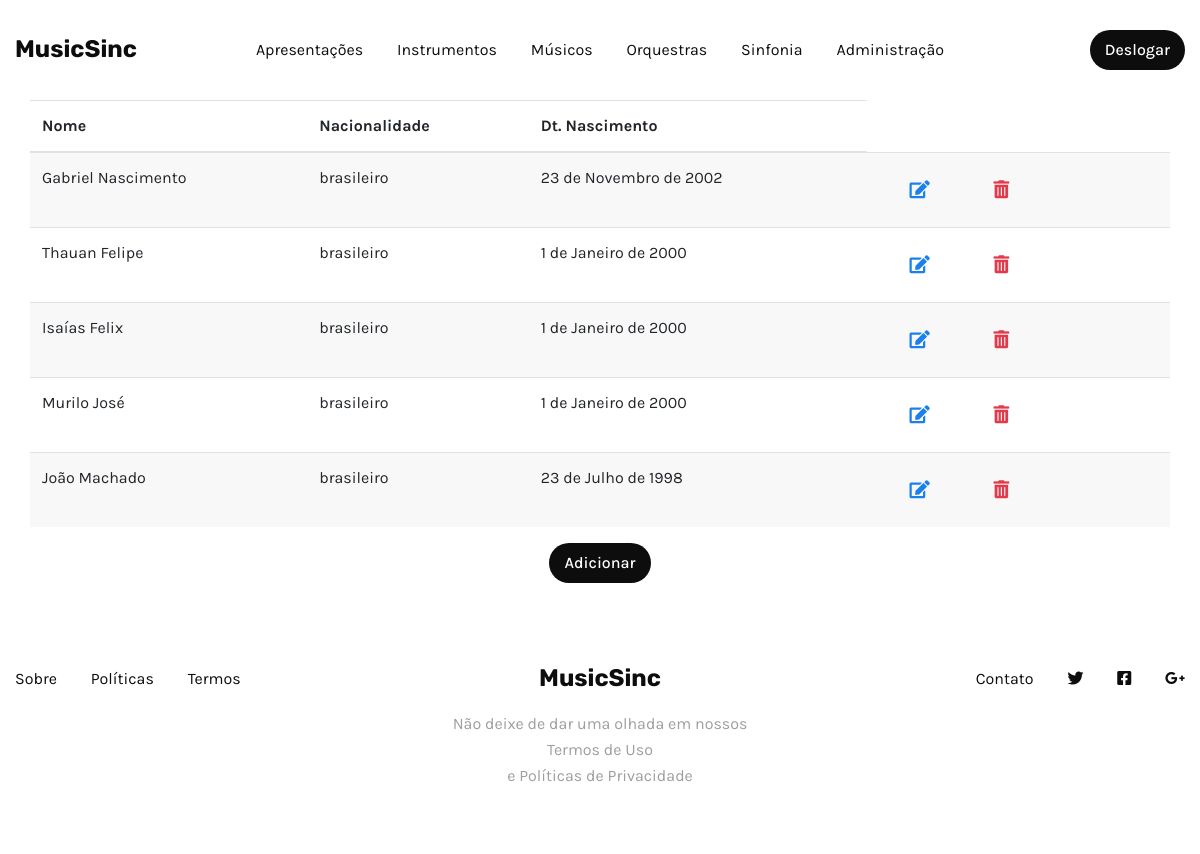
The page /musico/listar/ (signed in) on the database its author committed.
### core/models.py (models this page shows, shortened)
class Musico(models.Model):
    nome = models.CharField(max_length=70)
    nacionalidade = models.CharField(choices=nacionalidade, max_length=20)
    dt_nascimento = models.DateField()
    class Meta:
        verbose_name = 'Musico'
        verbose_name_plural = 'Musicos'

### musico/views.py (the view)
# urls.py: path('listar/', views.MusicoListView.as_view(), name='read'),
class MusicoListView(LoginRequiredMixin, ListView):
    model = Musico
    template_name = 'musico/tabela_musico.html'
    context_object_name = 'musicos'
    login_url='login'

### musico/templates/musico/tabela_musico.html (shortened to what this page needs)
{% extends "base.html" %}
{% block content %}
{% include 'components/nav_tables.html' %}
<div class="container table-container">
  <table class="table table-striped">
    <thead>
      <tr>
        <th scope="col">Nome</th>
        <th scope="col">Nacionalidade</th>
        <th scope="col">Dt. Nascimento</th>
      </tr>
    </thead>
    <tbody>
      {% for m in musicos %}
      <tr>
        <td>{{ m.nome }}</td>
        <td>{{ m.nacionalidade }}</td>
        <td>{{ m.dt_nascimento }}</td>
        <td>
          <a href="{% url 'musico:update' m.id %}" class="btn btn-link edit-btn" title="Editar">
            <i class="fas fa-edit"></i>
          </a>
          <a href="{% url 'musico:delete' m.id %}" class="btn btn-link delete-btn" title="Excluir">
            <i class="fas fa-trash-alt"></i>
          </a>
        </td>
      </tr>
      {% empty %}
      <tr>
        <td colspan="4" class="text-center">
          <h4>Nada aqui para ver</h4>
        </td>
      </tr>
      {% endfor %}
    </tbody>
  </table>
  <div class="col-12 d-flex justify-content-center mt-16">
    <a href="{% url 'musico:create' %}" class="btn sm action-2 f-16">Adicionar</a>
  </div>
</div>
{% endblock %}

### core/templates/base.html (shortened to what this page needs)
{% load static %}
<!DOCTYPE html>
<html lang="pt-br">
<head>
	<link rel="stylesheet" href="https://stackpath.bootstrapcdn.com/bootstrap/4.3.1/css/bootstrap.min.css"
>
	<link rel="stylesheet" type="text/css" href="https://cdn.jsdelivr.net/npm/slick-carousel@1.8.1/slick/slick.css" />
	<link rel="stylesheet" href="https://cdn.jsdelivr.net/gh/fancyapps/fancybox@3.5.7/dist/jquery.fancybox.min.css" />
	<link href="https://unpkg.com/aos@2.3.1/dist/aos.css" rel="stylesheet">
	<link rel="stylesheet" href="https://use.fontawesome.com/releases/v5.8.1/css/all.css"
>
	<link href="{% static  'css/style.css' %}" rel="stylesheet" />
</head>
<body class="d-flex flex-column min-vh-100">
	{% block content %}
	{% endblock %}
	<footer class="footer_1 bg-light pt-75 pb-65 text-center mt-auto">
		<div class="container px-xl-0">
			<div class="row justify-content-between align-items-center lh-40 links">
				<div class="col-lg-4 col-sm-6 text-sm-right text-lg-left order-1 order-lg-0" data-aos-duration="600"
					data-aos="fade-down" data-aos-delay="300">
					<a href="{% url 'sobre' %}" class="mr-15 link color-main">Sobre</a>
					<a href="#" class="mx-15 link color-main">Políticas</a>
					<a href="#" class="mx-15 link color-main">Termos</a>
				</div>
				<div class="mb-10 mb-lg-0 col-lg-auto order-0" data-aos-duration="600" data-aos="fade-down"
					data-aos-delay="0">
					<a href="#" class="logo link color-main">MusicSinc</a>
				</div>
				<div class="col-lg-4 col-sm-6 text-sm-left text-lg-right order-2 order-lg-0" data-aos-duration="600"
					data-aos="fade-down" data-aos-delay="300">
					<a href="#" class="mr-15 link color-main">Contato</a>
					<a href="#" class="mx-15 link color-main"><i class="fab fa-twitter"></i></a>
					<a href="#" class="mx-15 link color-main"><i class="fab fa-facebook-square"></i></a>
					<a href="#" class="ml-15 link color-main"><i class="fab fa-google-plus-g"></i></a>
				</div>
			</div>
			<div class="row justify-content-center">
				<div class="mt-10 col-xl-4 col-lg-5 col-md-6 col-sm-8" data-aos-duration="600" data-aos="fade-down"
					data-aos-delay="0">
					<div class="color-heading text-adaptive">
						Não deixe de dar uma olhada em nossos <a target="_blank"
							href="https://www.youtube.com/watch?v=dQw4w9WgXcQ" class="link color-heading">Termos de
							Uso</a> <br />
						e <a target="_blank" href="#" class="link color-heading">Políticas de Privacidade</a>
					</div>
				</div>
			</div>
		</div>
	</footer>
</body>
</html>

### core/templates/components/nav_tables.html
<nav class="navigation_1 bg-light pt-30 pb-30 text-center">
	<div class="container px-xl-0">
		<div class="row justify-content-center align-items-center f-16">
			<div class="col-lg-2 text-lg-left">
				<a href="{% url 'home' %}" class="logo link color-main">MusicSinc</a>
			</div>
			<div class="col-lg-8 justify-content-center">
				<a href="{% url 'apresentacao:read' %}" class="link color-main mx-15">Apresentações</a>
				<a href="{% url 'instrumento:read' %}" class="link color-main mx-15">Instrumentos</a>
				<a href="{% url 'musico:read' %}" class="link color-main mx-15">Músicos</a>
				<a href="{% url 'orquestra:read' %}" class="link color-main mx-15">Orquestras</a>
				<a href="{% url 'sinfonia:read' %}" class="link color-main mx-15">Sinfonia</a>
				{% if request.user.is_authenticated and request.user.is_superuser and request.user.is_staff %}
				<a href="{% url 'admin:index' %}" class="link color-main mx-15">Administração</a>
				{% endif %}
			</div>
			<div class="col-lg-2 mt-20 mt-lg-0 text-lg-right">
				<a href="{% url 'logout' %}" class="btn sm action-2 f-16">Deslogar</a>
			</div>
		</div>
	</div>
</nav>

### musico/templates/musico/tabela_musico.html (style rules this page uses)
.edit-btn { color: #1b80eb; }
.delete-btn { color: #e23a4b; }

### rows shown on the page
Musico: nome "Gabriel Nascimento", nacionalidade "brasileiro", dt_nascimento "23 de Novembro de 2002"
Musico: nome "Thauan Felipe", nacionalidade "brasileiro", dt_nascimento "1 de Janeiro de 2000"
Musico: nome "Isaías Felix", nacionalidade "brasileiro", dt_nascimento "1 de Janeiro de 2000"
Musico: nome "Murilo José", nacionalidade "brasileiro", dt_nascimento "1 de Janeiro de 2000"
Musico: nome "João Machado", nacionalidade "brasileiro", dt_nascimento "23 de Julho de 1998"
